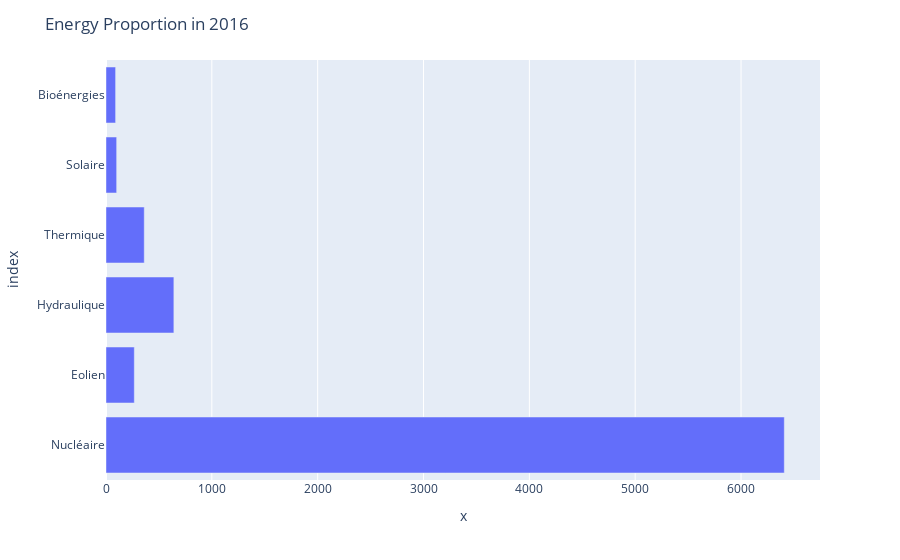

The notebook cell this image was saved under:
### Code cell
import plotly.express as px

fig = px.bar(total_energy, x=total_energy.values, y=total_energy.index, orientation='h' )
fig.update_layout(title='Energy Proportion in 2016')
fig.show()

### Figure 1 — Plotly figure (JSON) as saved in the notebook; plotly's stock layout.template omitted (floating-point values rounded to 4 significant figures)
{"data": [{"alignmentgroup": "True", "hovertemplate": "x=%{x}<br>index=%{y}<extra></extra>", "legendgroup": "", "marker": {"color": "#636efa", "pattern": {"shape": ""}}, "name": "", "offsetgroup": "", "orientation": "h", "showlegend": false, "textposition": "auto", "type": "bar", "x": [6409.0, 267.6, 641.2, 361.4, 100.7, 90.81], "xaxis": "x", "y": ["Nucléaire", "Eolien", "Hydraulique", "Thermique", "Solaire", "Bioénergies"], "yaxis": "y"}], "layout": {"barmode": "relative", "legend": {"tracegroupgap": 0}, "margin": {"t": 60}, "title": {"text": "Energy Proportion in 2016"}, "xaxis": {"anchor": "y", "domain": [0, 1], "title": {"text": "x"}}, "yaxis": {"anchor": "x", "domain": [0, 1], "title": {"text": "index"}}}}
